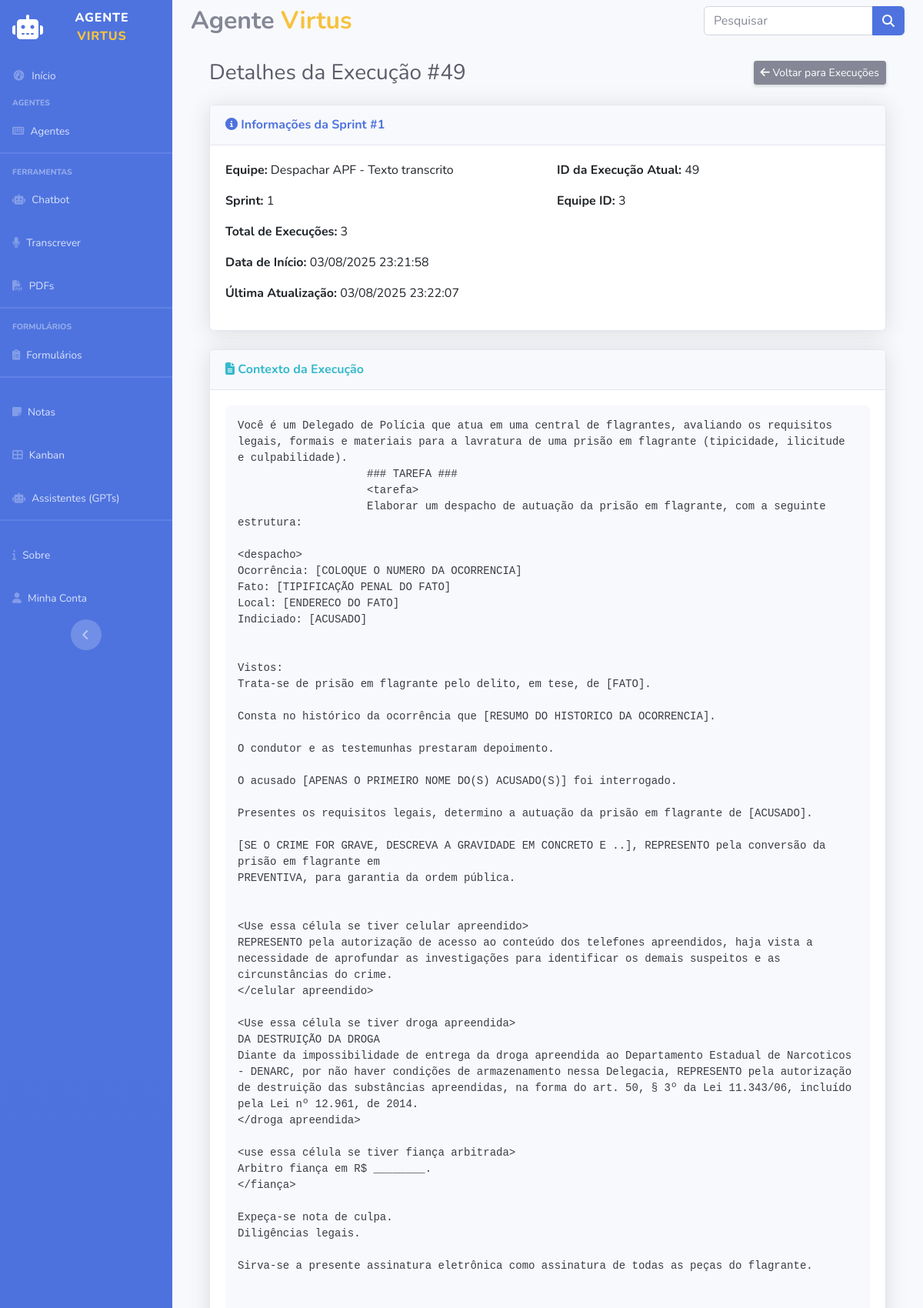
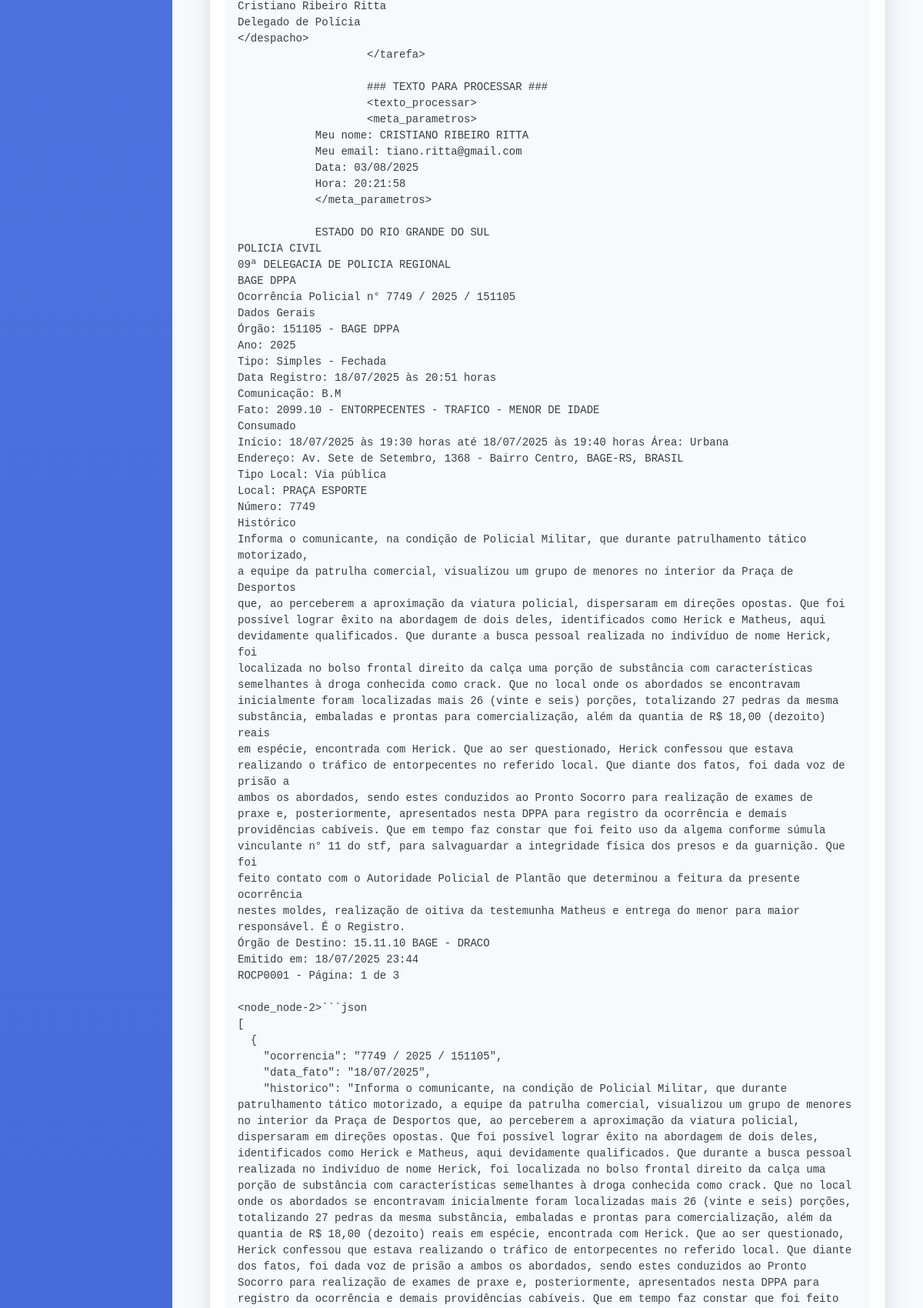
The app's page /agentesinteligentes/execucao/49 (upper part) with its own data (2 pictures, top to bottom).
### models/models.py (models this page shows, shortened)
class ExecucaoEquipe(db.Model):
    id = db.Column(db.Integer, primary_key=True)
    equipe_id = db.Column(db.Integer, db.ForeignKey('equipe_inteligente.id'), nullable=False)
    sprint = db.Column(db.Integer, nullable=True)
    contexto = db.Column(db.Text, nullable=True)
    resposta = db.Column(db.Text, nullable=True)
    criado_em = db.Column(db.DateTime, default=datetime.utcnow)
    atualizado_em = db.Column(db.DateTime, default=datetime.utcnow, onupdate=datetime.utcnow)
    equipe = db.relationship('EquipeInteligente', backref=db.backref('execucoes', lazy=True))

class EquipeInteligente(db.Model):
    id = db.Column(db.Integer, primary_key=True)
    nome = db.Column(db.String(200), nullable=False)
    descricao = db.Column(db.Text, nullable=True)
    processo = db.Column(db.String(50), nullable=False)
    memoria = db.Column(db.Integer, nullable=False, default=1) # 1 = ativo, 0 = inativo
    layout = db.Column(db.Text().with_variant(LONGTEXT, "mysql")) # JSON com nós e conexões
    criado_em = db.Column(db.DateTime, default=datetime.utcnow)
    menu_ordem = db.Column(db.Integer, nullable=True)

### routes.py (the view)
    @app.route('/agentesinteligentes/execucao/<int:execucao_id>')
    def detalhes_execucao(execucao_id):
        return AgentesController.detalhes_execucao(execucao_id)

### app.py (called while the page is built)
@app.before_request
def carregar_menus_dinamicos():
    try:
        menus_dinamicos = EquipeInteligente.query.filter(
            EquipeInteligente.menu_ordem > 0
        ).order_by(EquipeInteligente.menu_ordem).all()
        formularios_dinamicos = Formulario.query.filter(
            Formulario.ativo == True,
            Formulario.menu_ordem > 0
        ).order_by(Formulario.menu_ordem).all()
        app.jinja_env.globals['menus'] = menus_dinamicos
        app.jinja_env.globals['formularios'] = formularios_dinamicos
    except Exception as e:
        app.jinja_env.globals['menus'] = []
        app.jinja_env.globals['formularios'] = []
        print(f"Erro ao carregar menus dinâmicos: {e}")

### controllers/AgentesController.py (called while the page is built)
    @staticmethod
    def detalhes_execucao(execucao_id):
        execucao = ExecucaoEquipe.query.get_or_404(execucao_id)
        execucoes_sprint = ExecucaoEquipe.query.filter_by(
            equipe_id=execucao.equipe_id,
            sprint=execucao.sprint
        ).order_by(ExecucaoEquipe.criado_em.asc()).all()
        return render_template('agentes/detalhes_execucao.html',
                             execucao=execucao,
                             execucoes_sprint=execucoes_sprint)

### templates/agentes/detalhes_execucao.html (shortened to what this page needs)
{% extends 'layout/base.html' %}
{% block main %}
<div class="container-fluid">
    <div class="d-sm-flex align-items-center justify-content-between mb-4">
        <h1 class="h3 mb-0 text-gray-800">Detalhes da Execução #{{ execucao.id }}</h1>
        <div>
            <a href="/agentesinteligentes/execucoes" class="btn btn-sm btn-secondary shadow-sm">
                <i class="fas fa-arrow-left"></i> Voltar para Execuções
            </a>
        </div>
    </div>
    <div class="card shadow mb-4">
        <div class="card-header py-3">
            <h6 class="m-0 font-weight-bold text-primary">
                <i class="fas fa-info-circle"></i> Informações da Sprint #{{ execucao.sprint }}
            </h6>
        </div>
        <div class="card-body">
            <div class="row">
                <div class="col-md-6">
                    <p><strong>Equipe:</strong> {{ execucao.equipe.nome }}</p>
                    <p><strong>Sprint:</strong> {{ execucao.sprint }}</p>
                    <p><strong>Total de Execuções:</strong> {{ execucoes_sprint|length }}</p>
                    <p><strong>Data de Início:</strong> {{ execucoes_sprint[0].criado_em.strftime('%d/%m/%Y %H:%M:%S') }}</p>
                    <p><strong>Última Atualização:</strong> {{ execucoes_sprint[-1].atualizado_em.strftime('%d/%m/%Y %H:%M:%S') }}</p>
                </div>
                <div class="col-md-6">
                    <p><strong>ID da Execução Atual:</strong> {{ execucao.id }}</p>
                    <p><strong>Equipe ID:</strong> {{ execucao.equipe_id }}</p>
                </div>
            </div>
        </div>
    </div>
    {% if execucao.contexto %}
    <div class="card shadow mb-4">
        <div class="card-header py-3">
            <h6 class="m-0 font-weight-bold text-info">
                <i class="fas fa-file-alt"></i> Contexto da Execução
            </h6>
        </div>
        <div class="card-body">
            <div class="bg-light p-3 rounded">
                <pre class="mb-0" style="white-space: pre-wrap; font-family: 'Courier New', monospace;">{{ execucao.contexto }}</pre>
            </div>
        </div>
    </div>
    {% endif %}
</div>
{% endblock %}

### records on screen
ExecucaoEquipe: id "49", sprint "1", atualizado_em "03/08/2025 23:22:07", equipe_id "3"
EquipeInteligente: equipe.nome "Despachar APF - Texto transcrito"
ExecucaoEquipe: criado_em "03/08/2025 23:21:58"

### other values on screen
{{ execucoes_sprint|length }} "3"
